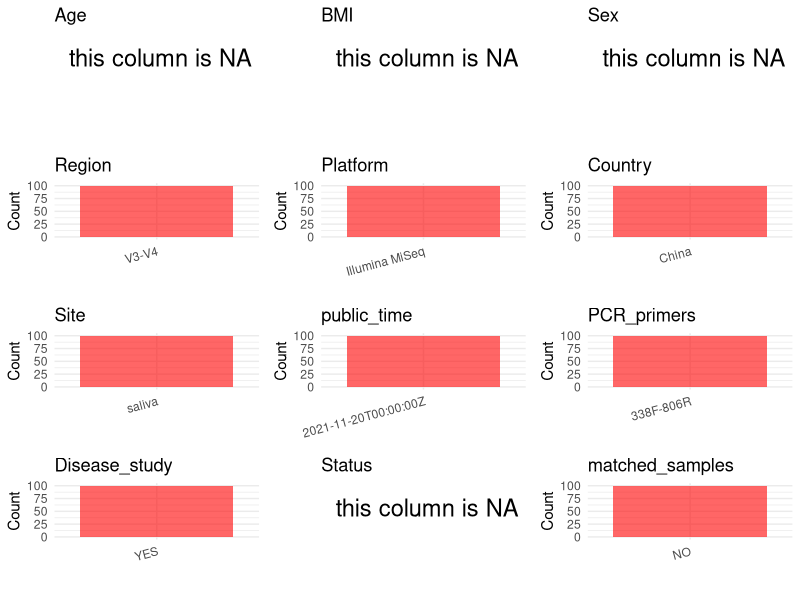

Source code (R): (Note: this script raises an error after producing the figure.)
## ---- chunk 1
# Load necessary libraries
library(dplyr)
library(ggplot2)
library(cowplot)
library(readxl)

# Set working directory (update this path to your local directory)
setwd("/home/dongbiao/word_embedding_microbiome/all_data/oral/global-oral-microbiome/data/projects/PRJNA418378")

# Read the initial metadata files
initial_meta<-read.csv("SraRunTable.csv")

head(initial_meta)
## ---- chunk 2
# Create a uniform metadata dataframe
metadata <- data.frame(
  BioProject = initial_meta$BioProject,
  Run = initial_meta$Run,
  sample_name = initial_meta$Sample.Name,
  Age = NA,
  BMI = NA,
  Sex=NA,
  Region = "V3-V4",
  Platform = initial_meta$Instrument,
  Country = initial_meta$geo_loc_name_country,
  Site = "saliva",
  public_time = initial_meta$ReleaseDate,
  stringsAsFactors = FALSE
)
metadata<-unique(metadata)
## ---- chunk 3
# Add information obtained from the publication
metadata$PCR_primers <- "338F-806R"
metadata$title <- "Dynamic Alterations in Salivary Microbiota Related to Dental Caries and Age in Preschool Children With Deciduous Dentition: A 2-Year Follow-Up Study"
metadata$Disease_study <- "YES"

# Assign disease status based on sample_name patterns
metadata$Status <- NA
metadata$matched_samples <- "NO"
## ---- chunk 4
# Check the number of unique runs and sample names
print(paste("Number of unique runs:", length(unique(metadata$Run))))
print(paste("Number of unique sample names:", length(unique(metadata$sample_name))))
## ---- chunk 5
# Select columns for visualization
plot_data <- metadata %>%
  select(-BioProject, -Run, -sample_name, -title)

# Function to create simple plots for each column
create_simple_plots <- function(data) {
  plots <- list()
  
  for (col in colnames(data)) {
    # Check if the column is all NA
    if (all(is.na(data[[col]]))) {
      # Create an empty plot with text indicating all NA
      p <- ggplot() +
        annotate("text", x = 0.5, y = 0.5, label = "this column is NA", size = 6) +
        labs(title = col) +
        theme_void()
    } else if (is.numeric(data[[col]])) {
      # Numeric variable: histogram
      p <- ggplot(data, aes(x = .data[[col]])) +
        geom_histogram(fill = "blue", alpha = 0.6, bins = 20, na.rm = TRUE) +
        labs(title = col) +
        theme_minimal()
    } else {
      # Categorical variable: bar plot (remove NA values)
      count_data <- as.data.frame(table(data[[col]], useNA = "ifany"))
      p <- ggplot(count_data, aes(x = reorder(Var1, -Freq), y = Freq)) +
        geom_col(fill = "red", alpha = 0.6) +
        labs(title = col, x = NULL, y = "Count") +
        theme_minimal() +
        theme(axis.text.x = element_text(angle = 15, hjust = 1))
    }
    plots[[col]] <- p
  }
  
  return(plots)
}

# Generate and arrange plots
plots <- create_simple_plots(plot_data)
p<-plot_grid(plots$Age, 
          plots$BMI, 
          plots$Sex, 
          plots$Region, 
          plots$Platform, 
          plots$Country, 
          plots$Site,
          plots$public_time, 
          plots$PCR_primers,
          plots$Disease_study,
          plots$Status,
          plots$matched_samples,# add 
          ncol = 3, align = "hv", axis = "lb")
ggsave("Metadata_Summary.png", plot = p, width = 8, height = 6, dpi = 150)
## ---- chunk 6
knitr::include_graphics("Metadata_Summary.png")
## ---- chunk 7
# Reorder columns to match the desired format
metadata <- metadata[, c(
  "BioProject", "Run", "sample_name", "Age", "BMI", "Sex", 
  "Region", "Platform", "Country", "Site", "public_time", 
  "PCR_primers", "title", "Disease_study", "Status","matched_samples"
)]

# Export the uniform metadata to a CSV file
metadata<-unique(metadata)
write.csv(metadata, file = "metadata.csv", quote = FALSE)
head(metadata)
